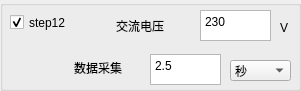
  <widget class="QGroupBox" name="groupBox_12">
   <property name="geometry">
    <rect>
     <x>290</x>
     <y>690</y>
     <width>301</width>
     <height>91</height>
    </rect>
   </property>
   <property name="title">
    <string/>
   </property>
   <widget class="QLabel" name="label_134">
    <property name="geometry">
     <rect>
      <x>74</x>
      <y>58</y>
      <width>71</width>
      <height>20</height>
     </rect>
    </property>
    <property name="text">
     <string>数据采集</string>
    </property>
   </widget>
   <widget class="QLabel" name="label_153">
    <property name="geometry">
     <rect>
      <x>116</x>
      <y>16</y>
      <width>71</width>
      <height>20</height>
     </rect>
    </property>
    <property name="text">
     <string>交流电压</string>
    </property>
   </widget>
   <widget class="QCheckBox" name="checkBox_S12">
    <property name="geometry">
     <rect>
      <x>10</x>
      <y>12</y>
      <width>91</width>
      <height>21</height>
     </rect>
    </property>
    <property name="text">
     <string>step12</string>
    </property>
    <property name="checked">
     <bool>true</bool>
    </property>
   </widget>
   <widget class="QTextEdit" name="textEdit_S12_AC_VOLT">
    <property name="geometry">
     <rect>
      <x>200</x>
      <y>10</y>
      <width>71</width>
      <height>31</height>
     </rect>
    </property>
    <property name="html">
     <string>&lt;!DOCTYPE HTML PUBLIC &quot;-//W3C//DTD HTML 4.0//EN&quot; &quot;http://www.w3.org/TR/REC-html40/strict.dtd&quot;&gt;
&lt;html&gt;&lt;head&gt;&lt;meta name=&quot;qrichtext&quot; content=&quot;1&quot; /&gt;&lt;style type=&quot;text/css&quot;&gt;
p, li { white-space: pre-wrap; }
&lt;/style&gt;&lt;/head&gt;&lt;body style=&quot; font-family:'宋体'; font-size:10pt; font-weight:400; font-style:normal;&quot;&gt;
&lt;p style=&quot; margin-top:0px; margin-bottom:0px; margin-left:0px; margin-right:0px; -qt-block-indent:0; text-indent:0px;&quot;&gt;&lt;span style=&quot; font-family:'SimSun'; font-size:9pt;&quot;&gt;230&lt;/span&gt;&lt;/p&gt;&lt;/body&gt;&lt;/html&gt;</string>
    </property>
   </widget>
   <widget class="QLabel" name="label_154">
    <property name="geometry">
     <rect>
      <x>280</x>
      <y>20</y>
      <width>16</width>
      <height>16</height>
     </rect>
    </property>
    <property name="text">
     <string>V</string>
    </property>
   </widget>
   <widget class="QTextEdit" name="textEdit_S12_TIME">
    <property name="geometry">
     <rect>
      <x>150</x>
      <y>54</y>
      <width>71</width>
      <height>31</height>
     </rect>
    </property>
    <property name="html">
     <string>&lt;!DOCTYPE HTML PUBLIC &quot;-//W3C//DTD HTML 4.0//EN&quot; &quot;http://www.w3.org/TR/REC-html40/strict.dtd&quot;&gt;
&lt;html&gt;&lt;head&gt;&lt;meta name=&quot;qrichtext&quot; content=&quot;1&quot; /&gt;&lt;style type=&quot;text/css&quot;&gt;
p, li { white-space: pre-wrap; }
&lt;/style&gt;&lt;/head&gt;&lt;body style=&quot; font-family:'宋体'; font-size:10pt; font-weight:400; font-style:normal;&quot;&gt;
&lt;p style=&quot; margin-top:0px; margin-bottom:0px; margin-left:0px; margin-right:0px; -qt-block-indent:0; text-indent:0px;&quot;&gt;&lt;span style=&quot; font-family:'SimSun'; font-size:9pt;&quot;&gt;2.5&lt;/span&gt;&lt;/p&gt;&lt;/body&gt;&lt;/html&gt;</string>
    </property>
   </widget>
   <widget class="QComboBox" name="comboBox_S12_TIME">
    <property name="geometry">
     <rect>
      <x>230</x>
      <y>60</y>
      <width>61</width>
      <height>21</height>
     </rect>
    </property>
    <item>
     <property name="text">
      <string>秒</string>
     </property>
    </item>
    <item>
     <property name="text">
      <string>毫秒</string>
     </property>
    </item>
    <item>
     <property name="text">
      <string>分钟</string>
     </property>
    </item>
   </widget>
  </widget>
